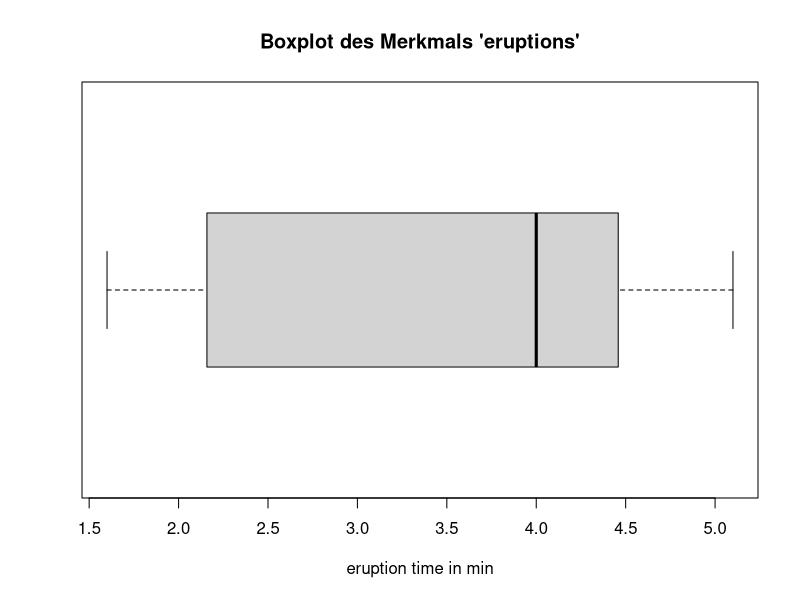
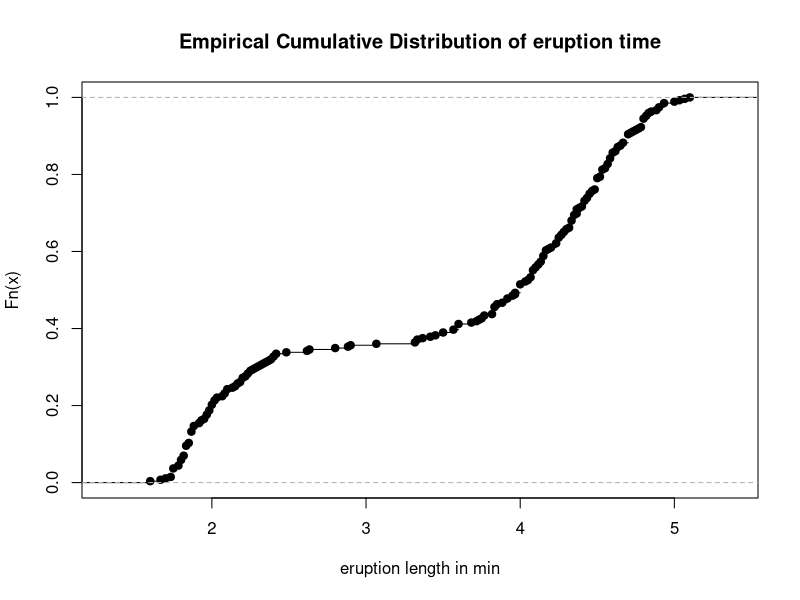
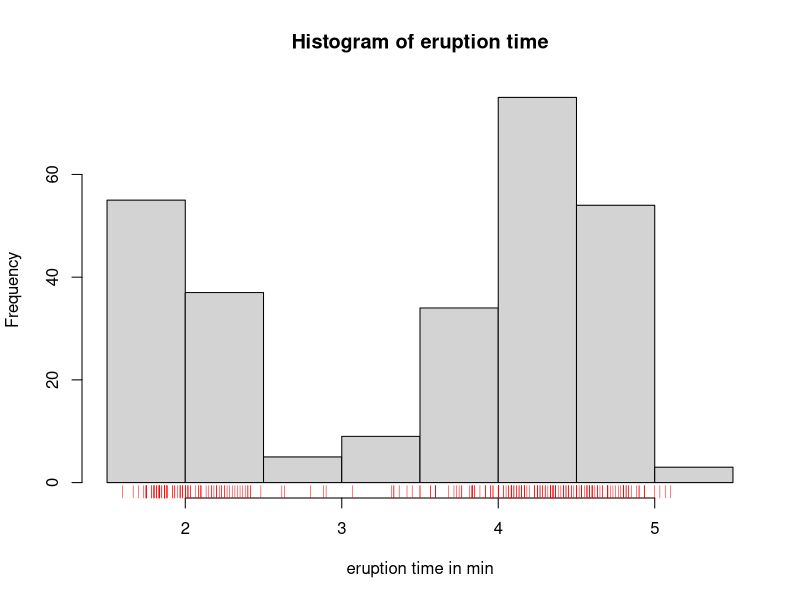

Here is the R script that generated these plots, in order: (Note: this script raises an error after producing the figures.)
## ---- chunk 1
knitr::opts_chunk$set(error=TRUE,        # Keep compiling upon error
                      collapse=TRUE,     # collapse by default
                      echo=TRUE,         # echo code by default
                      comment = "#>",    # change comment character
                      fig.width = 5,     # set figure width
                      out.width = "50%", # set width of displayed images
                      warning=TRUE,      # show R warnings
                      message=FALSE)     # show R messages
## ---- chunk 2
data("faithful")
summary(faithful$eruptions) # five point summary plus mean
#or
fivenum(faithful$eruptions)

## ---- chunk 3
data("faithful")
boxplot(faithful$eruptions, horizontal = TRUE, main="Boxplot des Merkmals 'eruptions'", xlab="eruption time in min")

# Interpretation
# 1. Die Werte reichen von ca. 1.6 bis ca 5.1 Minuten
# Die Verteilung ist linksschief, da die unteren 50 Prozent der Daten über eine größere Spannweite verfgen als die oberen 50 Prozent
# Der Median liegt bei ca 4.0 Minuten
# Die 'whiskers' sind verhältnismäßig kurz, sodass nicht von sehr starken Ausreißern ausgegangen werden kann
# der untere (linke) 'whiskers' ist kürzer als die Darstellung des unteren (linken) Quartils -> Dichte steigt erneut an
## ---- chunk 4
data("faithful")
stem(faithful$eruptions, scale = 2)
# Es ist zu sehen, dass die höchste Dichte in einem Intervall der Breite 0.1 zwischen 1.8 und 1.9 ist.
# Es ist zu erkennen, dass es sich nicht um eine normal linksschiefe Verteilung handelt 
## ---- chunk 5
data("faithful")
plot(ecdf(faithful$eruptions), main="Empirical Cumulative Distribution of eruption time", xlab="eruption length in min")
## ---- chunk 6
data("faithful")
hist(faithful$eruptions,  main="Histogram of eruption time", xlab = "eruption time in min", include.lowest = TRUE)
rug(faithful$eruptions, ticksize = 0.03, side = 1, lwd = 0.5, col = "red", quiet = getOption("warn") < 0)
# In einem Intervall von 0.5 ist die höchste Dichte zwischen 4.0 und 4.5
# Die genaue Verteilung der Werte kann in der Default Einstellung schlechter erkannt werden, als im Stem-Leaf-Plot
# Dies wird durch das Hinzufügen des Rugs ergänzt -> z.B ist z erkennen, dass die Werte innerhalb des Intervalls 4.0 - 4.5 sehr geichmäßig im Intervall 5.0-5.5 jedoch sehr ungleichmäßig verteilt sind.

#Histogram als Dichteschätzer mit relativen Häufigkeiten, sodass Fläche 1 ergibt.
hist(eruptions, xlab="duration in minutes", breaks = 20, freq=FALSE)

# ähnliches Bild zu stem-leaf-plot: Klassenbreite muss den Abständen der Werte vor | im Stem-Leaf Plot entsprechen
breaks = seq(1.5, 5.5, 0.1)
histinfo <- hist(faithful$eruptions, breaks = breaks, main="Histogram of eruption time", xlab = "eruption time in min", include.lowest = TRUE, xlim = range(breaks))
rug(faithful$eruptions, ticksize = 0.03, side = 1, lwd = 0.5, col = "red", quiet = getOption("warn") < 0)
## ---- chunk 7
eruptions <- faithful$eruptions
hist(eruptions, xlab="duration in minutes", breaks = 20, freq=FALSE)
lines(density(eruptions, kernel='rectangular', 1.0), add=TRUE, col='red')
lines(density(eruptions, kernel='rectangular', 0.3), add=TRUE, col='blue')
lines(density(eruptions, kernel='rectangular', 0.1), add=TRUE, col='green')
legend("topleft",
       c("h=1","h=0.3", "h=0.1"),
       fill=c("red","blue", "green")
)
#Die Bandbreite zwischen 0.2 und 0.3 liefern ein "gutes" Ergebnis.
## ---- chunk 8
hist(eruptions, xlab="duration in minutes", breaks = 20, freq=FALSE)
lines(density(eruptions, kernel='gaussian', 0.2), add=TRUE, col='red')
lines(density(eruptions, kernel='epanechnikov', 0.2), add=TRUE, col='blue')
legend("topleft",
       c("gaussian","epanechnikov"),
       fill=c("red","blue")
)
